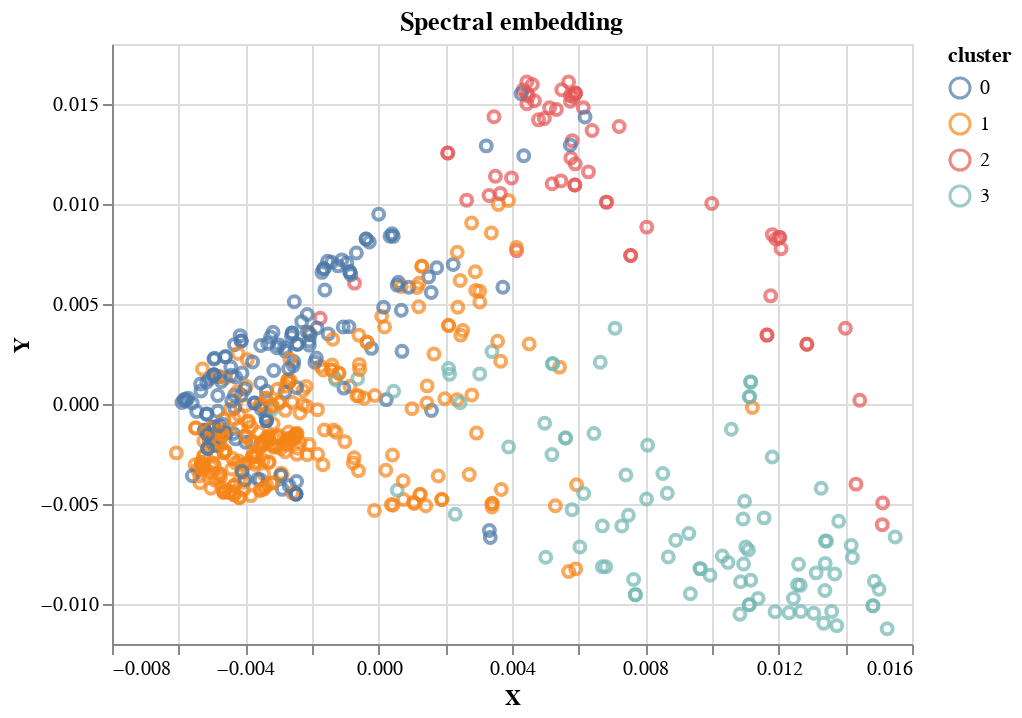

Notebook source saved alongside this figure:
### Code cell
embedder = manifold.SpectralEmbedding(n_components=2, random_state=0,
                                      eigen_solver="arpack")
X_se = embedder.fit_transform(featureMatrix)
# plot_embedding(X_se,"Spectral embedding" )
plot_interactive_embedding(X_se,"Spectral embedding")

### Figure 1 — Vega-Lite specification as saved in the notebook (floating-point values rounded to 4 significant figures; data arrays with more than 128 entries replaced by an {"elided": "..."} marker saying what was removed)
{"config": {"view": {"continuousWidth": 400, "continuousHeight": 300}}, "data": {"name": "data-b513448741d792487993843625c5931a"}, "mark": "point", "encoding": {"color": {"type": "nominal", "field": "cluster"}, "tooltip": [{"type": "nominal", "field": "nbName"}], "x": {"type": "quantitative", "field": "X"}, "y": {"type": "quantitative", "field": "Y"}}, "title": "Spectral embedding", "$schema": "https://vega.github.io/schema/vega-lite/v4.8.1.json", "datasets": {"data-b513448741d792487993843625c5931a": {"elided": "584 records"}}}
